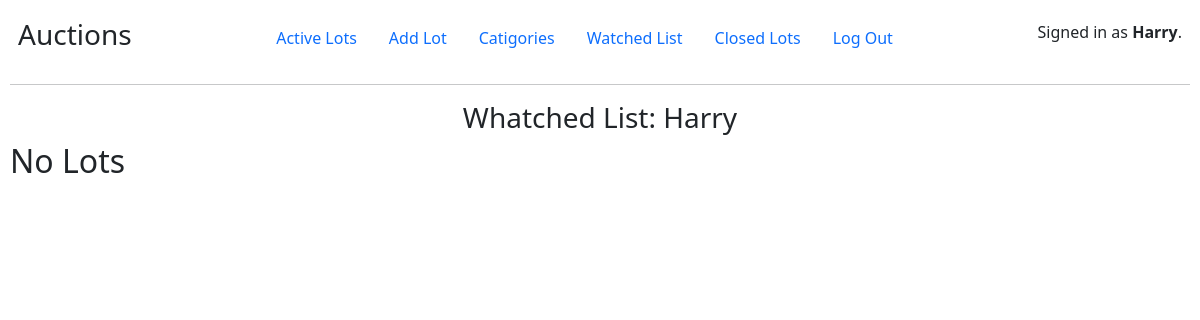
Before: /watchlist (signed in) with the older database file.
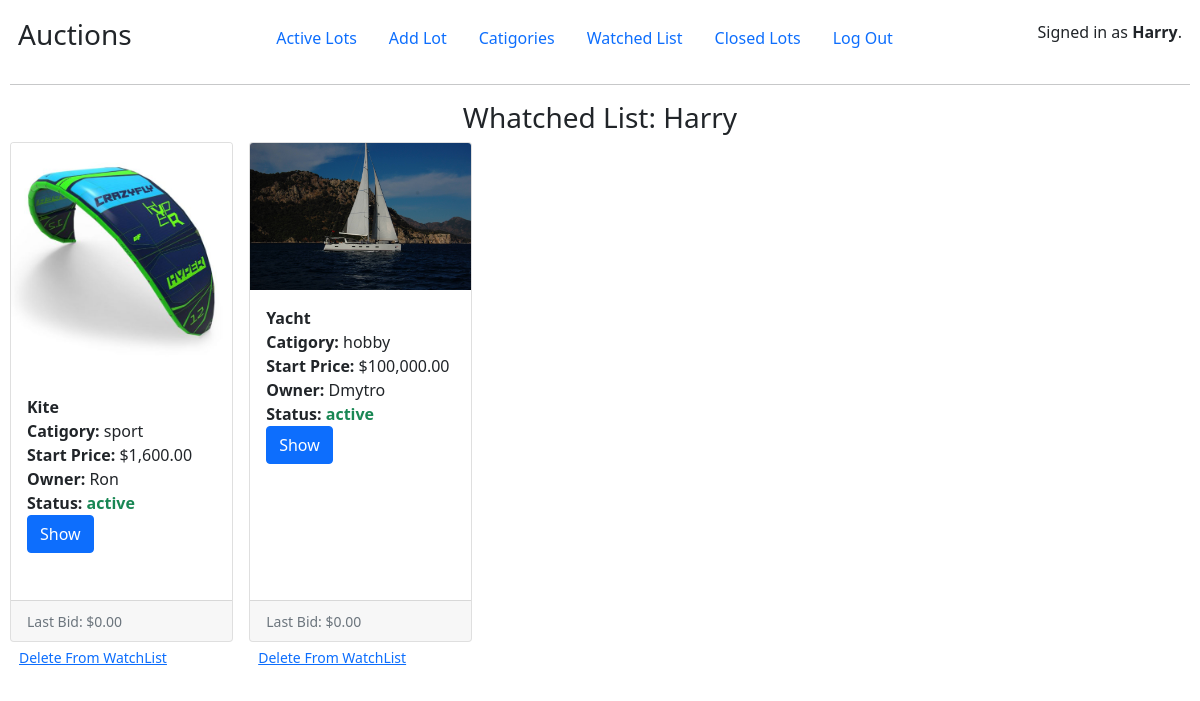
After: the same page with the newer database file.
### auctions/models.py (models this page shows, shortened)
class User(AbstractUser):
    pass

class WatchList(models.Model):
    watchlist_lot = models.ForeignKey(Lot, on_delete=models.CASCADE)
    watchlist_user = models.ForeignKey(User, on_delete=models.CASCADE)

class Lot(models.Model):
    lot_title = models.CharField(max_length=64, unique=True, verbose_name="Title")
    lot_img = models.ImageField(
        blank = True, upload_to = "pic/",
        verbose_name="Photo", default='pic/no_img.jpg')
    lot_description = models.TextField(blank=True)
    lot_catigory = models.ForeignKey(Catigory, on_delete=models.CASCADE, related_name="categories")
    lot_price = models.DecimalField(
        max_digits=20, decimal_places=2,
        validators=[MinValueValidator(0.001)], verbose_name="Price",
        help_text="Min prise is $0.01")
    lot_last_bid = models.DecimalField(max_digits=20, decimal_places=2, default=0)
    lot_owner = models.ForeignKey(User, on_delete=models.CASCADE)
    lot_status = models.BooleanField(default=True)

class Catigory(models.Model):
    catigory_name = models.CharField(max_length=64, unique=True)
    def __str__(self):
        return self.catigory_name

### auctions/views.py (the view)
# urls.py: path('watchlist', watchlist, name="watchlist"),
@login_required(login_url='login')
def watchlist(request):
    try:
        lots = WatchList.objects.filter(watchlist_user = request.user)
    except:
        lots = None
    return render(request, 'auctions/watchlist.html', {'lots' : lots})

### auctions/templates/auctions/watchlist.html (shortened to what this page needs)
{% extends "auctions/layout.html" %}
{% block body %}
<h3 class="col-md-4 offset-md-4 text-center">Whatched List: {{request.user}}</h3>
<div class="row row-cols-1 row-cols-md-5 g-3">
    {% for lot in lots %}
    <div class="col">
        <div class="card h-100">
            <img src="{{ lot.watchlist_lot.lot_img.url }}" class="card-img-top" alt="Lot Img">
            <div class="card-body">
            <strong>{{lot.watchlist_lot.lot_title}}</strong> <br>
            <strong>Catigory: </strong> {{lot.watchlist_lot.lot_catigory}} <br>
            <strong>Start Price: </strong>${{lot.watchlist_lot.lot_price|floatformat:"2g"}} <br>
            <strong>Owner: </strong>{{lot.watchlist_lot.lot_owner}} <br>
            {% if lot.watchlist_lot.lot_status %}
                <strong>Status: </strong> <strong class="text-success"">active</strong><br>
            {% else %}
                <strong>Status: </strong> <strong class="text-danger"">close</strong> <br>
            {% endif %}
            <a href="{% url 'lot_detail_url' lot_id=lot.watchlist_lot.id %}" class="btn btn-primary">Show</a>
            </div>
            <div class="card-footer">
            <small class="text-muted">Last Bid: ${{lot.watchlist_lot.lot_last_bid|floatformat:"2g"}}</small>
            </div>
        </div>
        <form action="{% url 'watchlist_lot_delete_url' lot_id=lot.id %}" method="post">
            <button class="btn btn-link btn-sm" type="submit">Delete From WatchList</button>
        </form>
    </div>
    {% empty %}
            <h2> No Lots </h2>
    {% endfor%}
  </div>
{% endblock %}

### auctions/templates/auctions/layout.html (shortened to what this page needs)
{% load static %}
<!DOCTYPE html>
<html lang="en">
    <head>
        <link href="https://cdn.jsdelivr.net/npm/bootstrap@5.1.3/dist/css/bootstrap.min.css" rel="stylesheet">
        <link href="{% static 'auctions/styles.css' %}" rel="stylesheet">
    </head>
    <body>
        <div class="d-flex justify-content-between">
            <div class="p-2 bd-highlight">
                <span class="align-bottom"><h3>Auctions</h3></span>
            </div>
            <div class="p-2 bd-highlight">
                <ul class="nav">
                    <li class="nav-item">
                        <a class="nav-link" href="{% url 'index' %}">Active Lots</a>
                    </li>
                    {% if user.is_authenticated %}
                        <li class="nav-item">
                            <a class="nav-link" href="{% url 'lot_add_url' %}">Add Lot</a>
                        </li>
                        <li class="nav-item">
                            <a class="nav-link" href="{% url 'catigories_list_url' %}">Catigories</a>
                        </li>
                        <li class="nav-item">
                            <a class="nav-link" href="{% url 'watchlist' %}">Watched List</a>
                        </li>
                        <li class="nav-item">
                            <a class="nav-link" href="{% url 'closelist' %}">Closed Lots</a>
                        </li>
                        <li class="nav-item">
                            <a class="nav-link" href="{% url 'logout' %}">Log Out</a>
                        </li>
                    {% endif %}
                </ul>
            </div>
            <div class="p-2 bd-highlight">
                {% if user.is_authenticated %}
                    <span class="align-middle">Signed in as <strong>{{ user.username }}</strong>.</span>
                {% else %}
                    Not signed in.
            {% endif %}
            </div>
          </div>
        <hr>
        {% block body %}
        {% endblock %}
    </body>
</html>

### auctions/static/auctions/styles.css (style rules this page uses)
body { padding: 10px; }

Changed rows visible on the page:
added WatchList: watchlist_lot.lot_img (picture), watchlist_lot.lot_title "Kite", watchlist_lot.lot_catigory "sport", watchlist_lot.lot_price "1,600.00", watchlist_lot.lot_owner "Ron", shows "Status:", watchlist_lot.lot_last_bid "0.00"
added WatchList: watchlist_lot.lot_img (picture), watchlist_lot.lot_title "Yacht", watchlist_lot.lot_catigory "hobby", watchlist_lot.lot_price "100,000.00", watchlist_lot.lot_owner "Dmytro", shows "Status:", watchlist_lot.lot_last_bid "0.00"
Other visible differences:
text no longer shown: "No Lots"
